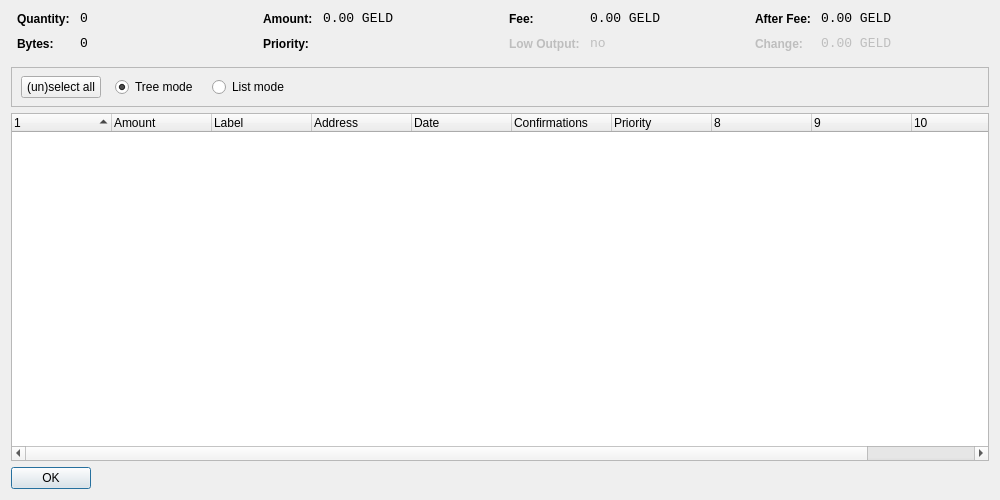
<?xml version="1.0" encoding="UTF-8"?>
<ui version="4.0">
 <class>CoinControlDialog</class>
 <widget class="QDialog" name="CoinControlDialog">
  <property name="geometry">
   <rect>
    <x>0</x>
    <y>0</y>
    <width>1000</width>
    <height>500</height>
   </rect>
  </property>
  <property name="windowTitle">
   <string>Coin Control</string>
  </property>
  <layout class="QVBoxLayout" name="verticalLayout">
   <item>
    <layout class="QHBoxLayout" name="horizontalLayoutTop" stretch="0,0,0,0">
     <property name="topMargin">
      <number>0</number>
     </property>
     <property name="bottomMargin">
      <number>10</number>
     </property>
     <item>
      <layout class="QFormLayout" name="formLayoutCoinControl1">
       <property name="horizontalSpacing">
        <number>10</number>
       </property>
       <property name="verticalSpacing">
        <number>10</number>
       </property>
       <property name="leftMargin">
        <number>6</number>
       </property>
       <property name="rightMargin">
        <number>6</number>
       </property>
       <item row="0" column="0">
        <widget class="QLabel" name="labelCoinControlQuantityText">
         <property name="styleSheet">
          <string notr="true">font-weight:bold;</string>
         </property>
         <property name="text">
          <string>Quantity:</string>
         </property>
        </widget>
       </item>
       <item row="0" column="1">
        <widget class="QLabel" name="labelCoinControlQuantity">
         <property name="font">
          <font>
           <family>Monospace</family>
           <pointsize>10</pointsize>
          </font>
         </property>
         <property name="cursor">
          <cursorShape>IBeamCursor</cursorShape>
         </property>
         <property name="contextMenuPolicy">
          <enum>Qt::ActionsContextMenu</enum>
         </property>
         <property name="text">
          <string notr="true">0</string>
         </property>
         <property name="textInteractionFlags">
          <set>Qt::LinksAccessibleByMouse|Qt::TextSelectableByKeyboard|Qt::TextSelectableByMouse</set>
         </property>
        </widget>
       </item>
       <item row="1" column="0">
        <widget class="QLabel" name="labelCoinControlBytesText">
         <property name="styleSheet">
          <string notr="true">font-weight:bold;</string>
         </property>
         <property name="text">
          <string>Bytes:</string>
         </property>
        </widget>
       </item>
       <item row="1" column="1">
        <widget class="QLabel" name="labelCoinControlBytes">
         <property name="font">
          <font>
           <family>Monospace</family>
           <pointsize>10</pointsize>
          </font>
         </property>
         <property name="cursor">
          <cursorShape>IBeamCursor</cursorShape>
         </property>
         <property name="contextMenuPolicy">
          <enum>Qt::ActionsContextMenu</enum>
         </property>
         <property name="text">
          <string notr="true">0</string>
         </property>
         <property name="textInteractionFlags">
          <set>Qt::LinksAccessibleByMouse|Qt::TextSelectableByKeyboard|Qt::TextSelectableByMouse</set>
         </property>
        </widget>
       </item>
      </layout>
     </item>
     <item>
      <layout class="QFormLayout" name="formLayoutCoinControl2">
       <property name="horizontalSpacing">
        <number>10</number>
       </property>
       <property name="verticalSpacing">
        <number>10</number>
       </property>
       <property name="leftMargin">
        <number>6</number>
       </property>
       <property name="rightMargin">
        <number>6</number>
       </property>
       <item row="0" column="0">
        <widget class="QLabel" name="labelCoinControlAmountText">
         <property name="styleSheet">
          <string notr="true">font-weight:bold;</string>
         </property>
         <property name="text">
          <string>Amount:</string>
         </property>
        </widget>
       </item>
       <item row="0" column="1">
        <widget class="QLabel" name="labelCoinControlAmount">
         <property name="font">
          <font>
           <family>Monospace</family>
           <pointsize>10</pointsize>
          </font>
         </property>
         <property name="cursor">
          <cursorShape>IBeamCursor</cursorShape>
         </property>
         <property name="contextMenuPolicy">
          <enum>Qt::ActionsContextMenu</enum>
         </property>
         <property name="text">
          <string notr="true">0.00 GELD</string>
         </property>
         <property name="textInteractionFlags">
          <set>Qt::LinksAccessibleByMouse|Qt::TextSelectableByKeyboard|Qt::TextSelectableByMouse</set>
         </property>
        </widget>
       </item>
       <item row="1" column="0">
        <widget class="QLabel" name="labelCoinControlPriorityText">
         <property name="styleSheet">
          <string notr="true">font-weight:bold;</string>
         </property>
         <property name="text">
          <string>Priority:</string>
         </property>
        </widget>
       </item>
       <item row="1" column="1">
        <widget class="QLabel" name="labelCoinControlPriority">
         <property name="font">
          <font>
           <family>Monospace</family>
           <pointsize>10</pointsize>
          </font>
         </property>
         <property name="cursor">
          <cursorShape>IBeamCursor</cursorShape>
         </property>
         <property name="contextMenuPolicy">
          <enum>Qt::ActionsContextMenu</enum>
         </property>
         <property name="text">
          <string/>
         </property>
         <property name="textInteractionFlags">
          <set>Qt::LinksAccessibleByMouse|Qt::TextSelectableByKeyboard|Qt::TextSelectableByMouse</set>
         </property>
        </widget>
       </item>
      </layout>
     </item>
     <item>
      <layout class="QFormLayout" name="formLayoutCoinControl3">
       <property name="horizontalSpacing">
        <number>10</number>
       </property>
       <property name="verticalSpacing">
        <number>10</number>
       </property>
       <property name="leftMargin">
        <number>6</number>
       </property>
       <property name="rightMargin">
        <number>6</number>
       </property>
       <item row="0" column="0">
        <widget class="QLabel" name="labelCoinControlFeeText">
         <property name="styleSheet">
          <string notr="true">font-weight:bold;</string>
         </property>
         <property name="text">
          <string>Fee:</string>
         </property>
        </widget>
       </item>
       <item row="0" column="1">
        <widget class="QLabel" name="labelCoinControlFee">
         <property name="font">
          <font>
           <family>Monospace</family>
           <pointsize>10</pointsize>
          </font>
         </property>
         <property name="cursor">
          <cursorShape>IBeamCursor</cursorShape>
         </property>
         <property name="contextMenuPolicy">
          <enum>Qt::ActionsContextMenu</enum>
         </property>
         <property name="text">
          <string notr="true">0.00 GELD</string>
         </property>
         <property name="textInteractionFlags">
          <set>Qt::LinksAccessibleByMouse|Qt::TextSelectableByKeyboard|Qt::TextSelectableByMouse</set>
         </property>
        </widget>
       </item>
       <item row="1" column="0">
        <widget class="QLabel" name="labelCoinControlLowOutputText">
         <property name="enabled">
          <bool>false</bool>
         </property>
         <property name="styleSheet">
          <string notr="true">font-weight:bold;</string>
         </property>
         <property name="text">
          <string>Low Output:</string>
         </property>
        </widget>
       </item>
       <item row="1" column="1">
        <widget class="QLabel" name="labelCoinControlLowOutput">
         <property name="enabled">
          <bool>false</bool>
         </property>
         <property name="font">
          <font>
           <family>Monospace</family>
           <pointsize>10</pointsize>
          </font>
         </property>
         <property name="cursor">
          <cursorShape>IBeamCursor</cursorShape>
         </property>
         <property name="contextMenuPolicy">
          <enum>Qt::ActionsContextMenu</enum>
         </property>
         <property name="text">
          <string notr="true">no</string>
         </property>
         <property name="textInteractionFlags">
          <set>Qt::LinksAccessibleByMouse|Qt::TextSelectableByKeyboard|Qt::TextSelectableByMouse</set>
         </property>
        </widget>
       </item>
      </layout>
     </item>
     <item>
      <layout class="QFormLayout" name="formLayoutCoinControl4">
       <property name="horizontalSpacing">
        <number>10</number>
       </property>
       <property name="verticalSpacing">
        <number>10</number>
       </property>
       <property name="leftMargin">
        <number>6</number>
       </property>
       <property name="rightMargin">
        <number>6</number>
       </property>
       <item row="0" column="0">
        <widget class="QLabel" name="labelCoinControlAfterFeeText">
         <property name="styleSheet">
          <string notr="true">font-weight:bold;</string>
         </property>
         <property name="text">
          <string>After Fee:</string>
         </property>
        </widget>
       </item>
       <item row="0" column="1">
        <widget class="QLabel" name="labelCoinControlAfterFee">
         <property name="font">
          <font>
           <family>Monospace</family>
           <pointsize>10</pointsize>
          </font>
         </property>
         <property name="cursor">
          <cursorShape>IBeamCursor</cursorShape>
         </property>
         <property name="contextMenuPolicy">
          <enum>Qt::ActionsContextMenu</enum>
         </property>
         <property name="text">
          <string notr="true">0.00 GELD</string>
         </property>
         <property name="textInteractionFlags">
          <set>Qt::LinksAccessibleByMouse|Qt::TextSelectableByKeyboard|Qt::TextSelectableByMouse</set>
         </property>
        </widget>
       </item>
       <item row="1" column="0">
        <widget class="QLabel" name="labelCoinControlChangeText">
         <property name="enabled">
          <bool>false</bool>
         </property>
         <property name="styleSheet">
          <string notr="true">font-weight:bold;</string>
         </property>
         <property name="text">
          <string>Change:</string>
         </property>
        </widget>
       </item>
       <item row="1" column="1">
        <widget class="QLabel" name="labelCoinControlChange">
         <property name="enabled">
          <bool>false</bool>
         </property>
         <property name="font">
          <font>
           <family>Monospace</family>
           <pointsize>10</pointsize>
          </font>
         </property>
         <property name="cursor">
          <cursorShape>IBeamCursor</cursorShape>
         </property>
         <property name="contextMenuPolicy">
          <enum>Qt::ActionsContextMenu</enum>
         </property>
         <property name="text">
          <string notr="true">0.00 GELD</string>
         </property>
         <property name="textInteractionFlags">
          <set>Qt::LinksAccessibleByMouse|Qt::TextSelectableByKeyboard|Qt::TextSelectableByMouse</set>
         </property>
        </widget>
       </item>
      </layout>
     </item>
    </layout>
   </item>
   <item>
    <widget class="QFrame" name="frame">
     <property name="minimumSize">
      <size>
       <width>0</width>
       <height>40</height>
      </size>
     </property>
     <property name="frameShape">
      <enum>QFrame::StyledPanel</enum>
     </property>
     <property name="frameShadow">
      <enum>QFrame::Sunken</enum>
     </property>
     <widget class="QWidget" name="horizontalLayoutWidget">
      <property name="geometry">
       <rect>
        <x>10</x>
        <y>0</y>
        <width>781</width>
        <height>41</height>
       </rect>
      </property>
      <layout class="QHBoxLayout" name="horizontalLayoutPanel" stretch="0,0,0,0,0">
       <property name="spacing">
        <number>14</number>
       </property>
       <item>
        <widget class="QPushButton" name="pushButtonSelectAll">
         <property name="sizePolicy">
          <sizepolicy hsizetype="Maximum" vsizetype="Fixed">
           <horstretch>0</horstretch>
           <verstretch>0</verstretch>
          </sizepolicy>
         </property>
         <property name="text">
          <string>(un)select all</string>
         </property>
        </widget>
       </item>
       <item>
        <widget class="QRadioButton" name="radioTreeMode">
         <property name="sizePolicy">
          <sizepolicy hsizetype="Maximum" vsizetype="Fixed">
           <horstretch>0</horstretch>
           <verstretch>0</verstretch>
          </sizepolicy>
         </property>
         <property name="text">
          <string>Tree mode</string>
         </property>
         <property name="checked">
          <bool>true</bool>
         </property>
        </widget>
       </item>
       <item>
        <widget class="QRadioButton" name="radioListMode">
         <property name="sizePolicy">
          <sizepolicy hsizetype="Maximum" vsizetype="Fixed">
           <horstretch>0</horstretch>
           <verstretch>0</verstretch>
          </sizepolicy>
         </property>
         <property name="text">
          <string>List mode</string>
         </property>
        </widget>
       </item>
       <item>
        <spacer name="horizontalSpacer">
         <property name="orientation">
          <enum>Qt::Horizontal</enum>
         </property>
         <property name="sizeHint" stdset="0">
          <size>
           <width>40</width>
           <height>20</height>
          </size>
         </property>
        </spacer>
       </item>
      </layout>
     </widget>
    </widget>
   </item>
   <item>
    <widget class="CoinControlTreeWidget" name="treeWidget">
     <property name="contextMenuPolicy">
      <enum>Qt::CustomContextMenu</enum>
     </property>
     <property name="sortingEnabled">
      <bool>false</bool>
     </property>
     <property name="columnCount">
      <number>11</number>
     </property>
     <attribute name="headerShowSortIndicator" stdset="0">
      <bool>true</bool>
     </attribute>
     <attribute name="headerStretchLastSection">
      <bool>false</bool>
     </attribute>
     <column>
      <property name="text">
       <string/>
      </property>
     </column>
     <column>
      <property name="text">
       <string>Amount</string>
      </property>
     </column>
     <column>
      <property name="text">
       <string>Label</string>
      </property>
     </column>
     <column>
      <property name="text">
       <string>Address</string>
      </property>
     </column>
     <column>
      <property name="text">
       <string>Date</string>
      </property>
     </column>
     <column>
      <property name="text">
       <string>Confirmations</string>
      </property>
      <property name="toolTip">
       <string>Confirmed</string>
      </property>
     </column>
     <column>
      <property name="text">
       <string>Priority</string>
      </property>
     </column>
     <column>
      <property name="text">
       <string/>
      </property>
     </column>
     <column>
      <property name="text">
       <string/>
      </property>
     </column>
     <column>
      <property name="text">
       <string/>
      </property>
     </column>
     <column>
      <property name="text">
       <string/>
      </property>
     </column>
    </widget>
   </item>
   <item>
    <widget class="QDialogButtonBox" name="buttonBox">
     <property name="sizePolicy">
      <sizepolicy hsizetype="Maximum" vsizetype="Fixed">
       <horstretch>0</horstretch>
       <verstretch>0</verstretch>
      </sizepolicy>
     </property>
     <property name="orientation">
      <enum>Qt::Horizontal</enum>
     </property>
     <property name="standardButtons">
      <set>QDialogButtonBox::Ok</set>
     </property>
    </widget>
   </item>
  </layout>
 </widget>
 <customwidgets>
  <customwidget>
   <class>CoinControlTreeWidget</class>
   <extends>QTreeWidget</extends>
   <header>coincontroltreewidget.h</header>
  </customwidget>
 </customwidgets>
 <resources/>
 <connections/>
</ui>
